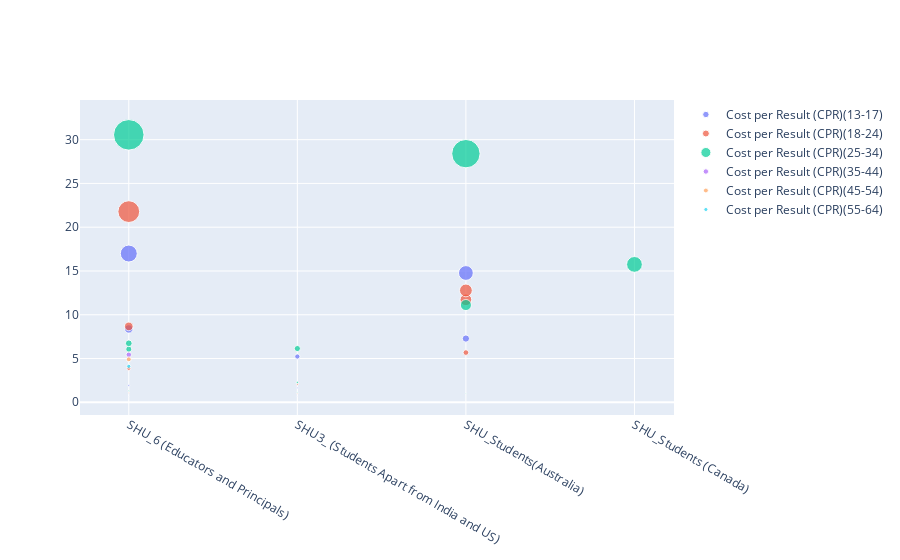

The notebook cell saved with this chart:
### Code cell
fig = go.Figure(data= [
    go.Scatter(name = 'Cost per Result (CPR)(13-17)', x=data['Campaign Name'], y=data[data['Age'] == '13-17']['Cost per Result (CPR)'], mode='markers', marker=dict(size=data[data['Age'] == '13-17']['Cost per Result (CPR)'])),
    go.Scatter(name = 'Cost per Result (CPR)(18-24)', x=data['Campaign Name'], y=data[data['Age'] == '18-24']['Cost per Result (CPR)'], mode='markers', marker=dict(size=data[data['Age'] == '18-24']['Cost per Result (CPR)'])),
    go.Scatter(name = 'Cost per Result (CPR)(25-34)', x=data['Campaign Name'], y=data[data['Age'] == '25-34']['Cost per Result (CPR)'], mode='markers', marker=dict(size=data[data['Age'] == '25-34']['Cost per Result (CPR)'])),
    go.Scatter(name = 'Cost per Result (CPR)(35-44)', x=data['Campaign Name'], y=data[data['Age'] == '35-44']['Cost per Result (CPR)'], mode='markers', marker=dict(size=data[data['Age'] == '35-44']['Cost per Result (CPR)'])),
    go.Scatter(name = 'Cost per Result (CPR)(45-54)', x=data['Campaign Name'], y=data[data['Age'] == '45-54']['Cost per Result (CPR)'], mode='markers', marker=dict(size=data[data['Age'] == '45-54']['Cost per Result (CPR)'])),
    go.Scatter(name = 'Cost per Result (CPR)(55-64)', x=data['Campaign Name'], y=data[data['Age'] == '55-64']['Cost per Result (CPR)'], mode='markers', marker=dict(size=data[data['Age'] == '55-64']['Cost per Result (CPR)'])),
])
fig.show()

### Figure 1 — Plotly figure (JSON) as saved in the notebook; plotly's stock layout.template omitted (floating-point values rounded to 4 significant figures)
{"data": [{"marker": {"size": [0.69, 16.99, 8.38, 1.91, 1.64, 0.69, 5.23, 14.77, 7.28]}, "mode": "markers", "name": "Cost per Result (CPR)(13-17)", "type": "scatter", "x": ["SHU_6 (Educators and Principals)", "SHU_6 (Educators and Principals)", "SHU_6 (Educators and Principals)", "SHU_6 (Educators and Principals)", "SHU3_ (Students Apart from India and US)", "SHU3_ (Students Apart from India and US)", "SHU3_ (Students Apart from India and US)", "SHU_Students(Australia)", "SHU_Students(Australia)", "SHU_Students(Australia)", "SHU_Students (Canada)", "SHU_Students (Canada)", "SHU_Students (Canada)", "SHU_Students(Ghana)", "SHU_Students(Ghana)", "SHU_Students(Ghana)", "SHU_Students (India)", "SHU_Students (India)", "SHU_Students(Nepal)", "SHU_Students(Nepal)", "SHU_Students(Nepal)", "SHU_Students (Nigeria)", "SHU_Students (Nigeria)", "SHU_Students (Nigeria)", "SHU_Students(UAE)", "SHU_Students(UAE)", "SHU_Students(UAE)", "SHU_Students(UK)", "SHU_Students(UK)", "SHU_Students(UK)", "SHU_Students (USA)", "SHU_Students (USA)", "SHU_Students (USA)"], "y": [0.69, 16.99, 8.38, 1.91, 1.64, 0.69, 5.23, 14.77, 7.28]}, {"marker": {"size": [1.09, 21.78, 8.67, 3.86, 0.96, 2.07, 0.99, 11.71, 12.78, 5.68]}, "mode": "markers", "name": "Cost per Result (CPR)(18-24)", "type": "scatter", "x": ["SHU_6 (Educators and Principals)", "SHU_6 (Educators and Principals)", "SHU_6 (Educators and Principals)", "SHU_6 (Educators and Principals)", "SHU3_ (Students Apart from India and US)", "SHU3_ (Students Apart from India and US)", "SHU3_ (Students Apart from India and US)", "SHU_Students(Australia)", "SHU_Students(Australia)", "SHU_Students(Australia)", "SHU_Students (Canada)", "SHU_Students (Canada)", "SHU_Students (Canada)", "SHU_Students(Ghana)", "SHU_Students(Ghana)", "SHU_Students(Ghana)", "SHU_Students (India)", "SHU_Students (India)", "SHU_Students(Nepal)", "SHU_Students(Nepal)", "SHU_Students(Nepal)", "SHU_Students (Nigeria)", "SHU_Students (Nigeria)", "SHU_Students (Nigeria)", "SHU_Students(UAE)", "SHU_Students(UAE)", "SHU_Students(UAE)", "SHU_Students(UK)", "SHU_Students(UK)", "SHU_Students(UK)", "SHU_Students (USA)", "SHU_Students (USA)", "SHU_Students (USA)"], "y": [1.09, 21.78, 8.67, 3.86, 0.96, 2.07, 0.99, 11.71, 12.78, 5.68]}, {"marker": {"size": [6.07, 1.32, 30.55, 6.74, 6.14, 1.15, 2.28, 1.01, 11.11, 28.4, 15.75]}, "mode": "markers", "name": "Cost per Result (CPR)(25-34)", "type": "scatter", "x": ["SHU_6 (Educators and Principals)", "SHU_6 (Educators and Principals)", "SHU_6 (Educators and Principals)", "SHU_6 (Educators and Principals)", "SHU3_ (Students Apart from India and US)", "SHU3_ (Students Apart from India and US)", "SHU3_ (Students Apart from India and US)", "SHU_Students(Australia)", "SHU_Students(Australia)", "SHU_Students(Australia)", "SHU_Students (Canada)", "SHU_Students (Canada)", "SHU_Students (Canada)", "SHU_Students(Ghana)", "SHU_Students(Ghana)", "SHU_Students(Ghana)", "SHU_Students (India)", "SHU_Students (India)", "SHU_Students(Nepal)", "SHU_Students(Nepal)", "SHU_Students(Nepal)", "SHU_Students (Nigeria)", "SHU_Students (Nigeria)", "SHU_Students (Nigeria)", "SHU_Students(UAE)", "SHU_Students(UAE)", "SHU_Students(UAE)", "SHU_Students(UK)", "SHU_Students(UK)", "SHU_Students(UK)", "SHU_Students (USA)", "SHU_Students (USA)", "SHU_Students (USA)"], "y": [6.07, 1.32, 30.55, 6.74, 6.14, 1.15, 2.28, 1.01, 11.11, 28.4, 15.75]}, {"marker": {"size": [5.43]}, "mode": "markers", "name": "Cost per Result (CPR)(35-44)", "type": "scatter", "x": ["SHU_6 (Educators and Principals)", "SHU_6 (Educators and Principals)", "SHU_6 (Educators and Principals)", "SHU_6 (Educators and Principals)", "SHU3_ (Students Apart from India and US)", "SHU3_ (Students Apart from India and US)", "SHU3_ (Students Apart from India and US)", "SHU_Students(Australia)", "SHU_Students(Australia)", "SHU_Students(Australia)", "SHU_Students (Canada)", "SHU_Students (Canada)", "SHU_Students (Canada)", "SHU_Students(Ghana)", "SHU_Students(Ghana)", "SHU_Students(Ghana)", "SHU_Students (India)", "SHU_Students (India)", "SHU_Students(Nepal)", "SHU_Students(Nepal)", "SHU_Students(Nepal)", "SHU_Students (Nigeria)", "SHU_Students (Nigeria)", "SHU_Students (Nigeria)", "SHU_Students(UAE)", "SHU_Students(UAE)", "SHU_Students(UAE)", "SHU_Students(UK)", "SHU_Students(UK)", "SHU_Students(UK)", "SHU_Students (USA)", "SHU_Students (USA)", "SHU_Students (USA)"], "y": [5.43]}, {"marker": {"size": [4.91]}, "mode": "markers", "name": "Cost per Result (CPR)(45-54)", "type": "scatter", "x": ["SHU_6 (Educators and Principals)", "SHU_6 (Educators and Principals)", "SHU_6 (Educators and Principals)", "SHU_6 (Educators and Principals)", "SHU3_ (Students Apart from India and US)", "SHU3_ (Students Apart from India and US)", "SHU3_ (Students Apart from India and US)", "SHU_Students(Australia)", "SHU_Students(Australia)", "SHU_Students(Australia)", "SHU_Students (Canada)", "SHU_Students (Canada)", "SHU_Students (Canada)", "SHU_Students(Ghana)", "SHU_Students(Ghana)", "SHU_Students(Ghana)", "SHU_Students (India)", "SHU_Students (India)", "SHU_Students(Nepal)", "SHU_Students(Nepal)", "SHU_Students(Nepal)", "SHU_Students (Nigeria)", "SHU_Students (Nigeria)", "SHU_Students (Nigeria)", "SHU_Students(UAE)", "SHU_Students(UAE)", "SHU_Students(UAE)", "SHU_Students(UK)", "SHU_Students(UK)", "SHU_Students(UK)", "SHU_Students (USA)", "SHU_Students (USA)", "SHU_Students (USA)"], "y": [4.91]}, {"marker": {"size": [4.11]}, "mode": "markers", "name": "Cost per Result (CPR)(55-64)", "type": "scatter", "x": ["SHU_6 (Educators and Principals)", "SHU_6 (Educators and Principals)", "SHU_6 (Educators and Principals)", "SHU_6 (Educators and Principals)", "SHU3_ (Students Apart from India and US)", "SHU3_ (Students Apart from India and US)", "SHU3_ (Students Apart from India and US)", "SHU_Students(Australia)", "SHU_Students(Australia)", "SHU_Students(Australia)", "SHU_Students (Canada)", "SHU_Students (Canada)", "SHU_Students (Canada)", "SHU_Students(Ghana)", "SHU_Students(Ghana)", "SHU_Students(Ghana)", "SHU_Students (India)", "SHU_Students (India)", "SHU_Students(Nepal)", "SHU_Students(Nepal)", "SHU_Students(Nepal)", "SHU_Students (Nigeria)", "SHU_Students (Nigeria)", "SHU_Students (Nigeria)", "SHU_Students(UAE)", "SHU_Students(UAE)", "SHU_Students(UAE)", "SHU_Students(UK)", "SHU_Students(UK)", "SHU_Students(UK)", "SHU_Students (USA)", "SHU_Students (USA)", "SHU_Students (USA)"], "y": [4.11]}], "layout": {}}
